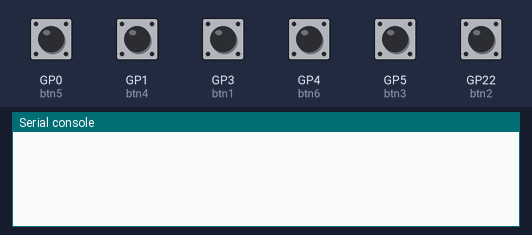
A program run on a simulated Raspberry Pi Pico running CircuitPython. On the bench: the last lines printed to the serial console. Inputs (shaded band) come from the test bench; at power-on: GP0 (btn5), GP1 (btn4), GP3 (btn1), GP4 (btn6), GP5 (btn3), GP22 (btn2) LOW. USB keyboard and mouse output is not drawn.

Above: at 1.2 s.
1.3 s: GP0 (btn5) pulled HIGH for 0.15 s
At 2.6 s:
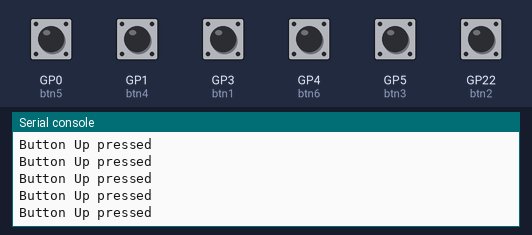
2.9 s: GP1 (btn4) pulled HIGH for 0.15 s
At 4.0 s:
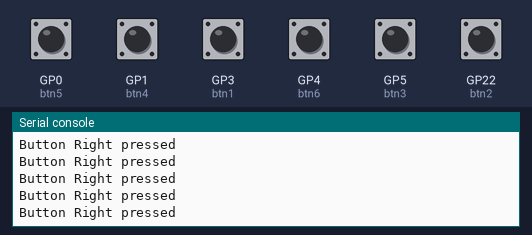
4.5 s: GP3 (btn1) pulled HIGH for 0.15 s
At 5.2 s:
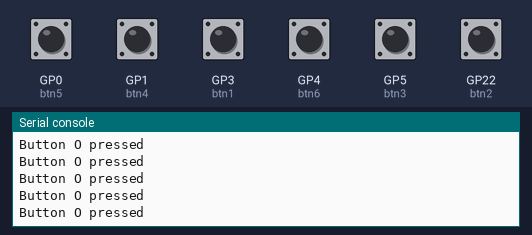
6.1 s: GP4 (btn6) pulled HIGH for 0.15 s
At 7.4 s:
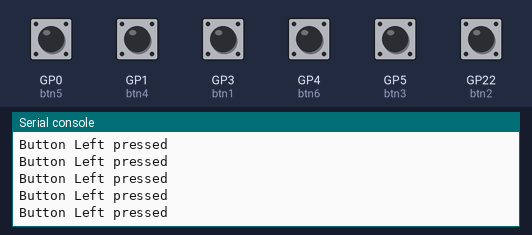
7.7 s: GP5 (btn3) pulled HIGH for 0.15 s
At 8.9 s:
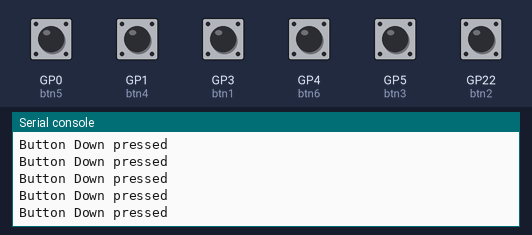
9.3 s: GP22 (btn2) pulled HIGH for 0.15 s
At 10.1 s:
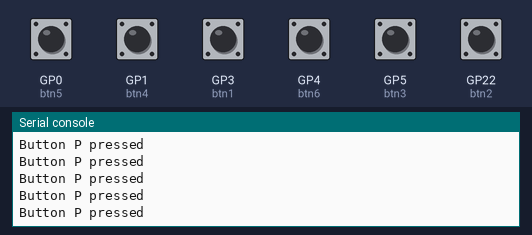

The program:

code.py
```python
import time
import digitalio
import board
import usb_hid
from adafruit_hid.keyboard import Keyboard
from adafruit_hid.keycode import Keycode
#from adafruit_debouncer import Debouncer

btn1_pin = board.GP3#O
btn2_pin = board.GP22#P
btn3_pin = board.GP5#Down
btn4_pin = board.GP1#Right
btn5_pin = board.GP0#Up
btn6_pin = board.GP4#Left

keyboard = Keyboard(usb_hid.devices)

btn1 = digitalio.DigitalInOut(btn1_pin)
btn2 = digitalio.DigitalInOut(btn2_pin)
btn3 = digitalio.DigitalInOut(btn3_pin)
btn4 = digitalio.DigitalInOut(btn4_pin)
btn5 = digitalio.DigitalInOut(btn5_pin)
btn6 = digitalio.DigitalInOut(btn6_pin)

btn1.direction = digitalio.Direction.INPUT
btn2.direction = digitalio.Direction.INPUT
btn3.direction = digitalio.Direction.INPUT
btn4.direction = digitalio.Direction.INPUT
btn5.direction = digitalio.Direction.INPUT
btn6.direction = digitalio.Direction.INPUT

# depending to the pin config Pull.DOWN (ground) OR Pull.UP (volt)
btn1.pull = digitalio.Pull.DOWN
btn2.pull = digitalio.Pull.DOWN
btn3.pull = digitalio.Pull.DOWN
btn4.pull = digitalio.Pull.DOWN
btn5.pull = digitalio.Pull.DOWN
btn6.pull = digitalio.Pull.DOWN
#btn1.pull = digitalio.Pull.UP
#btn2.pull = digitalio.Pull.UP
#btn3.pull = digitalio.Pull.UP
#btn4.pull = digitalio.Pull.UP
#btn5.pull = digitalio.Pull.UP
#btn6.pull = digitalio.Pull.UP

while True:
    #if not btn1.value:
    if btn1.value:
        print("Button O pressed")
        #keyboard.send(Keycode.O,)

        keyboard.press(Keycode.O,)
        #time.sleep(0.1)
        keyboard.release(Keycode.O,)

    #if not btn2.value:
    if btn2.value:
        print("Button P pressed")
        #keyboard.send(Keycode.P,)

        keyboard.press(Keycode.P,)
        #time.sleep(0.1)
        keyboard.release(Keycode.P,)

    #if not btn3.value:
    if btn3.value:
        print("Button Down pressed")
        #keyboard.send(Keycode.DOWN_ARROW,)

        keyboard.press(Keycode.DOWN_ARROW,)
        #time.sleep(0.1)
        keyboard.release(Keycode.DOWN_ARROW,)

    #if not btn4.value:
    if btn4.value:
        print("Button Right pressed")
        #keyboard.send(Keycode.RIGHT_ARROW,)

        keyboard.press(Keycode.RIGHT_ARROW,)
        #time.sleep(0.1)
        keyboard.release(Keycode.RIGHT_ARROW,)

    #if not btn5.value:
    if btn5.value:
        print("Button Up pressed")
        #keyboard.send(Keycode.UP_ARROW,)

        keyboard.press(Keycode.UP_ARROW,)
        #time.sleep(0.1)
        keyboard.release(Keycode.UP_ARROW,)

    #if not btn6.value:
    if btn6.value:
        print("Button Left pressed")
        #keyboard.send(Keycode.LEFT_ARROW,)

        keyboard.press(Keycode.LEFT_ARROW,)
        #time.sleep(0.1)
        keyboard.release(Keycode.LEFT_ARROW,)

    #time.sleep(0.1)
```

Measured:
- after the input at 1.3 s, the serial console: prints a new line at once (image 1)
- after the input at 2.9 s, the serial console: prints a new line at once (image 2)
- after the input at 4.5 s, the serial console: prints a new line at once (image 3)
- after the input at 6.1 s, the serial console: prints a new line at once (image 4)
- after the input at 7.7 s, the serial console: prints a new line at once (image 5)
- after the input at 9.3 s, the serial console: prints a new line at once (image 6)
